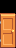

A level layout from a 2D game, rendered from its tile map. Below: a short description, then the map file with its tile-grid data intact:
An orthogonal 1x3 tile map with 16x16 px tiles, 3 tile layers (Back, Buildings, Front) and 1 object (TileData).

<map version="1.2" tiledversion="1.3.1" orientation="orthogonal" renderorder="right-down" compressionlevel="0" width="1" height="3" tilewidth="16" tileheight="16" infinite="0" nextlayerid="11" nextobjectid="12">
 <tileset firstgid="1" name="doors" tilewidth="16" tileheight="16" tilecount="36" columns="12">
  <image source="doors.png" width="192" height="48" />
 </tileset>
 <layer id="1" name="Back" width="1" height="3">
  <data encoding="csv">
0,
0,
0
</data>
 </layer>
 <objectgroup id="2" name="Back" />
 <layer id="3" name="Buildings" width="1" height="3">
  <data encoding="csv">
0,
17,
29
</data>
 </layer>
 <objectgroup id="4" name="Buildings">
  <object id="11" name="TileData" x="0" y="32" width="16" height="16">
   <properties>
    <property name="Action" value="Lua this farmhousewarp" />
    <property name="Lua_farmhousewarp" value="fhrprop = Luau.getMapProperty(&quot;FarmHouse&quot;,&quot;Entry&quot;) if fhrprop ~= &quot;&quot; then entry = {} entry.x,entry.y = fhrprop:match(&quot;(%d+).-(%d+)&quot;) else hu = Game1.MasterPlayer.houseUpgradeLevel.Value entry = hu &gt;=2 and {x=12, y=20} or hu==1 and {x=9,y=11} or {x=3,y=11} end Game1.warpFarmer(&quot;FarmHouse&quot;,tonumber(entry.x),tonumber(entry.y),false,1)" />
   </properties>
  </object>
 </objectgroup>
 <layer id="5" name="Front" width="1" height="3">
  <data encoding="csv">
5,
0,
0
</data>
 </layer>
 <objectgroup id="6" name="Front" />
</map>
